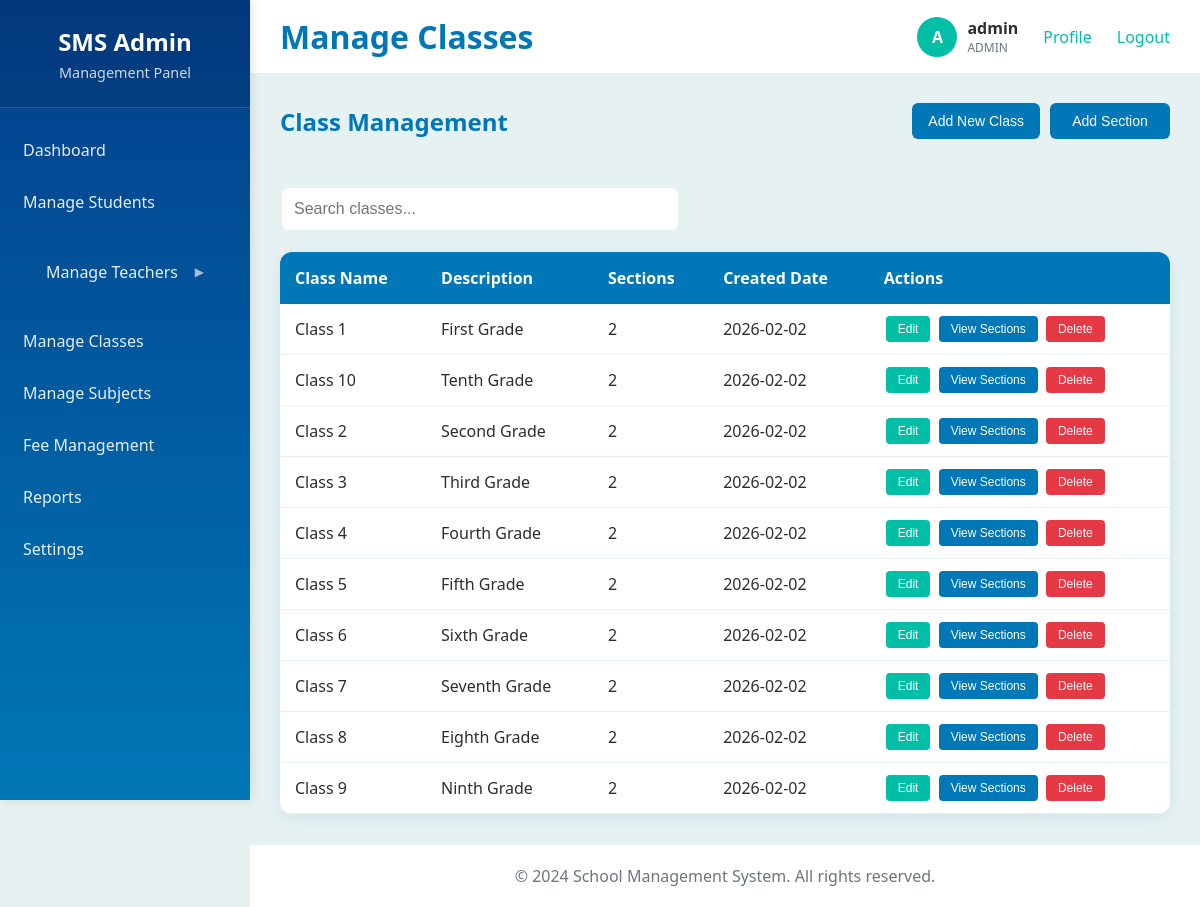
The page /admin/classes.php (signed in) on the database its author committed.
### tables this page shows
CREATE TABLE classes (
    id INT PRIMARY KEY AUTO_INCREMENT,
    name VARCHAR(50) NOT NULL,
    description TEXT,
    created_at TIMESTAMP DEFAULT CURRENT_TIMESTAMP
);

### config/database.php (called while the page is built, shortened)
<?php
class Database {
    private $host = DB_HOST;
    private $user = DB_USER;
    private $pass = DB_PASS;
    private $dbname = DB_NAME;
    private $dbh;
    public function __construct() {
        $dsn = 'mysql:host=' . $this->host . ';dbname=' . $this->dbname;
        $options = array(
            PDO::ATTR_PERSISTENT => true,
            PDO::ATTR_ERRMODE => PDO::ERRMODE_EXCEPTION
        );
        try {
            $this->dbh = new PDO($dsn, $this->user, $this->pass, $options);
        } catch(PDOException $e) {
            $this->error = $e->getMessage();
        }
    }
    public function query($query) {
        $this->stmt = $this->dbh->prepare($query);
    }
    public function execute() {
        return $this->stmt->execute();
    }
    public function resultset() {
        $this->execute();
        return $this->stmt->fetchAll(PDO::FETCH_ASSOC);
    }
}
?>

### admin/classes.php (the view, shortened to what this page needs)
<?php
require_once 'layout.php';
require_once '../config/database.php';
$db = new Database();
$message = '';
$error = '';
$editClass = null;
$db->query("
    SELECT c.*, COUNT(s.id) as section_count
    FROM classes c
    LEFT JOIN sections s ON c.id = s.class_id
    GROUP BY c.id
    ORDER BY c.name
");
$classes = $db->resultset();
$content = '
<div class="page-header">
    <h2>Class Management</h2>
    <div>
        <button class="btn" onclick="showAddClassForm()">Add New Class</button>
        <button class="btn" onclick="showAddSectionForm()">Add Section</button>
    </div>
</div>
' . ($message ? '<div class="alert alert-success">' . $message . '</div>' : '') . '
' . ($error ? '<div class="alert alert-error">' . $error . '</div>' : '') . '
<div id="addClassModal" class="modal" style="display:none;">
    <div class="modal-content">
        <span class="close" onclick="closeModal(\"addClassModal\")">&times;</span>
        <h3>' . ($editClass ? 'Edit Class' : 'Add New Class') . '</h3>
        <form method="POST">
            <input type="hidden" name="action" value="' . ($editClass ? 'edit_class' : 'add_class') . '">
            ' . ($editClass ? '<input type="hidden" name="class_id" value="' . $editClass['id'] . '">' : '') . '
            <div class="form-group">
                <label>Class Name:</label>
                <input type="text" name="name" required class="form-control" placeholder="e.g., Class 11" value="' . ($editClass['name'] ?? '') . '">
            </div>
            <div class="form-group">
                <label>Description:</label>
                <textarea name="description" class="form-control" placeholder="Optional description">' . ($editClass['description'] ?? '') . '</textarea>
            </div>
            <button type="submit" class="btn">' . ($editClass ? 'Update Class' : 'Add Class') . '</button>
        </form>
    </div>
</div>
<div id="addSectionModal" class="modal" style="display:none;">
    <div class="modal-content">
        <span class="close" onclick="closeModal(\"addSectionModal\")">&times;</span>
        <h3>Add New Section</h3>
        <form method="POST">
            <input type="hidden" name="action" value="add_section">
            <div class="form-group">
                <label>Select Class:</label>
                <select name="class_id" required class="form-control">';
foreach($classes as $class) {
    $content .= '<option value="' . $class['id'] . '">' . $class['name'] . '</option>';
}
$content .= '</select>
            </div>
            <div class="form-group">
                <label>Section Name:</label>
                <input type="text" name="name" required class="form-control" placeholder="e.g., A, B, C">
            </div>
            <div class="form-group">
                <label>Capacity:</label>
                <input type="number" name="capacity" value="40" class="form-control">
            </div>
            <button type="submit" class="btn">Add Section</button>
        </form>
    </div>
</div>
<div class="search-bar">
    <input type="text" id="searchInput" placeholder="Search classes..." onkeyup="filterTable()">
</div>
<div class="data-table">
    <table id="classesTable">
        <thead>
            <tr>
                <th>Class Name</th>
                <th>Description</th>
                <th>Sections</th>
                <th>Created Date</th>
                <th>Actions</th>
            </tr>
        </thead>
        <tbody>';
foreach($classes as $class) {
    $content .= '
            <tr>
                <td>' . $class['name'] . '</td>
                <td>' . ($class['description'] ?? 'N/A') . '</td>
                <td>' . $class['section_count'] . '</td>
                <td>' . date('Y-m-d', strtotime($class['created_at'])) . '</td>
                <td>
                    <button class="btn-small btn-edit" onclick="editClass(' . $class['id'] . ')">Edit</button>
                    <button class="btn-small btn-view" onclick="viewSections(' . $class['id'] . ')">View Sections</button>
                    <button class="btn-small btn-delete" onclick="deleteClass(' . $class['id'] . ')">Delete</button>
                </td>
            </tr>';
}
$content .= '
        </tbody>
    </table>
</div>
<script>
function showAddClassForm() {
    document.getElementById("addClassModal").style.display = "block";
}
' . ($editClass ? 'document.addEventListener("DOMContentLoaded", function() { showAddClassForm(); });' : '') . '
function showAddSectionForm() {
    document.getElementById("addSectionModal").style.display = "block";
}
function closeModal(modalId) {
    document.getElementById(modalId).style.display = "none";
}
function editClass(id) {
    window.location.href = "classes.php?edit=" + id;
}
function viewSections(classId) {
    window.location.href = "sections.php?class_id=" + classId;
}
function deleteClass(id) {
    if(confirm("Are you sure you want to delete this class? This will also delete all sections.")) {
        var form = document.createElement("form");
        form.method = "POST";
        form.innerHTML = `<input type="hidden" name="action" value="delete_class"><input type="hidden" name="class_id" value="${id}">`;
        document.body.appendChild(form);
        form.submit();
    }
}
function filterTable() {
    var input = document.getElementById("searchInput");
    var filter = input.value.toUpperCase();
    var table = document.getElementById("classesTable");
    var tr = table.getElementsByTagName("tr");
    for (var i = 1; i < tr.length; i++) {
        var td = tr[i].getElementsByTagName("td");
        var found = false;
        for (var j = 0; j < td.length - 1; j++) {
            if (td[j] && td[j].innerHTML.toUpperCase().indexOf(filter) > -1) {
                found = true;
                break;
            }
        }
        tr[i].style.display = found ? "" : "none";
    }
}
</script>';
echo renderAdminLayout('Manage Classes', $content);
?>

### assets/css/style.css (style rules this page uses)
* { margin: 0; padding: 0; box-sizing: border-box; }
body { font-family: 'Segoe UI', Tahoma, Geneva, Verdana, sans-serif; background: linear-gradient(135deg, #E6F2F1 0%, #B8E6E1 100%); min-height: 100vh; color: #2D2D2D; }
.btn { width: auto !important; min-width: 120px; max-width: 150px; padding: 10px 16px; background: #0077B6; color: white; border: none; border-radius: 6px; font-size: 14px; cursor: pointer; transition: background 0.3s; display: inline-block; text-align: center; }
.page-header { display: flex; justify-content: space-between; align-items: center; margin-bottom: 30px; padding-bottom: 15px; border-bottom: 2px solid #E6F2F1; }
.page-header h2 { color: #0077B6; margin: 0; flex: 1; }
.page-header > div { display: flex; gap: 10px; flex-shrink: 0; }
.data-table { background: white; border-radius: 12px; overflow: hidden; box-shadow: 0 4px 15px rgba(0, 119, 182, 0.1); }
.data-table table { width: 100%; border-collapse: collapse; }
.data-table th { background: #0077B6; color: white; padding: 15px; text-align: left; font-weight: 600; }
.data-table td { padding: 12px 15px; border-bottom: 1px solid #E6F2F1; }
.btn-small { padding: 6px 12px; margin: 0 2px; border: none; border-radius: 4px; cursor: pointer; font-size: 12px; }
.btn-edit { background: #00BFA6; color: white; }
.btn-view { background: #0077B6; color: white; }
.btn-delete { background: #E63946; color: white; }
.search-bar { margin-bottom: 20px; }
.search-bar input { width: 100%; max-width: 400px; padding: 12px; border: 2px solid #E6F2F1; border-radius: 8px; font-size: 16px; }

### rows shown on the page
classes: name "Class 1", description "First Grade", section_count "2", created_at "2026-02-02"
classes: name "Class 10", description "Tenth Grade", section_count "2", created_at "2026-02-02"
classes: name "Class 2", description "Second Grade", section_count "2", created_at "2026-02-02"
classes: name "Class 3", description "Third Grade", section_count "2", created_at "2026-02-02"
classes: name "Class 4", description "Fourth Grade", section_count "2", created_at "2026-02-02"
classes: name "Class 5", description "Fifth Grade", section_count "2", created_at "2026-02-02"
classes: name "Class 6", description "Sixth Grade", section_count "2", created_at "2026-02-02"
classes: name "Class 7", description "Seventh Grade", section_count "2", created_at "2026-02-02"
classes: name "Class 8", description "Eighth Grade", section_count "2", created_at "2026-02-02"
classes: name "Class 9", description "Ninth Grade", section_count "2", created_at "2026-02-02"

### other values the page prints
$title "Manage Classes"
substr($_SESSION['username'], 0, 1) "A"
$_SESSION['username'] "admin"
